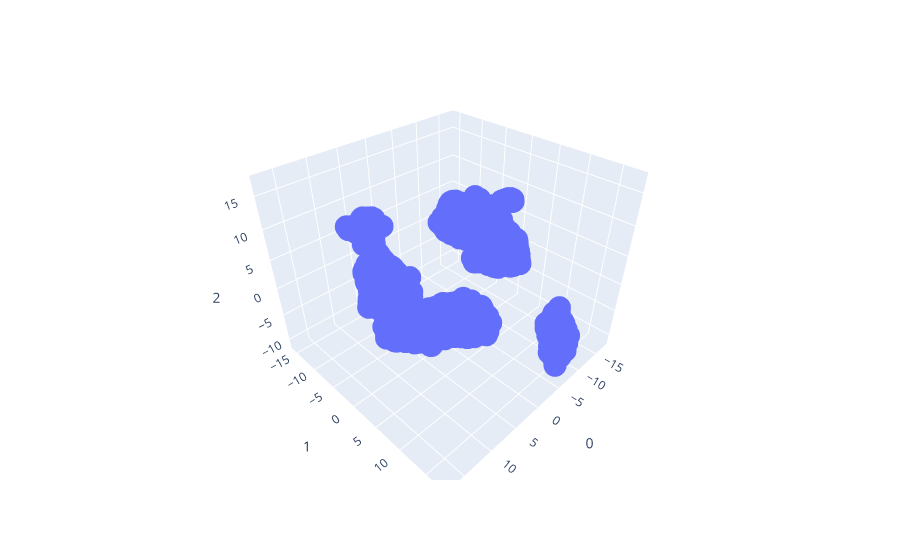

The notebook cell saved with this chart:
### Code cell
plot_data_tsne_nolabel(X_IDps_ltV2trV)

### Figure 1 — Plotly figure (JSON) as saved in the notebook; plotly's stock layout.template omitted (floating-point values rounded to 4 significant figures; data arrays with more than 128 entries replaced by an {"elided": "..."} marker saying what was removed)
{"data": [{"hovertemplate": "0=%{x}<br>1=%{y}<br>2=%{z}<extra></extra>", "legendgroup": "", "marker": {"color": "#636efa", "size": 8, "symbol": "circle"}, "mode": "markers", "name": "", "scene": "scene", "showlegend": false, "type": "scatter3d", "x": {"elided": "1528 float values"}, "y": {"elided": "1528 float values"}, "z": {"elided": "1528 float values"}}], "layout": {"legend": {"tracegroupgap": 0}, "margin": {"t": 60}, "scene": {"domain": {"x": [0, 1], "y": [0, 1]}, "xaxis": {"title": {"text": "0"}}, "yaxis": {"title": {"text": "1"}}, "zaxis": {"title": {"text": "2"}}}}}
